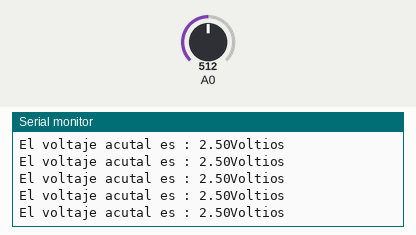
Simulated run of this sketch. Board: Arduino Uno, built with avr-gcc and run on an emulated ATmega328P. Shown: the last lines printed to the serial monitor. The test bench sets the inputs (shaded band); at power-on: A0 = 512.

Above: at 1.2 s.
1.3 s: A0 set to 716
At 1.42 s:
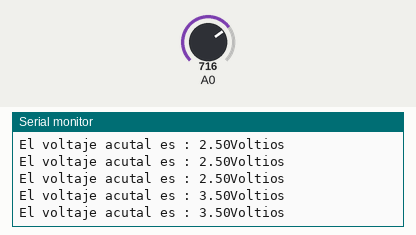
2.8 s: A0 set to 900
At 2.83 s:
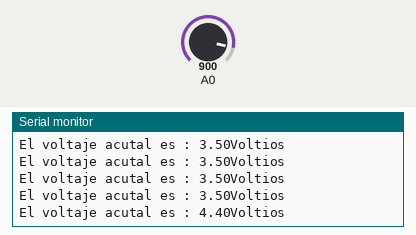
Timing chart, 0 to 5.8 s (numbered marks = the images above; inputs shaded):
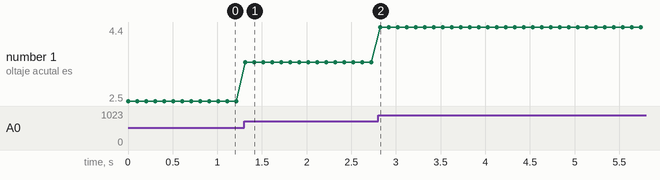

The sketch:

potenciometro.ino
```cpp
float vout;
float vread;
int dt = 100;
float analogval;

void setup() {
  pinMode(vread,INPUT);
  Serial.begin(9600);
}

void loop() {
  analogval = analogRead(vread);
  vout=(5.*analogval)/1023;
  Serial.print("El voltaje acutal es : ");
  Serial.print(vout);
  Serial.println("Voltios");
  delay(dt);
}
```

Measured:
- after the input at 1.3 s, the serial monitor: prints a new line at once (image 1)
- after the input at 2.8 s, the serial monitor: prints a new line at once (image 2)
- plotted number 1: 2.5 → 3.5 after the input at 1.3 s, 3.5 → 4.4 after the input at 2.8 s
